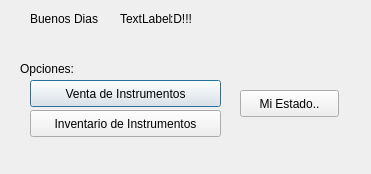
<?xml version="1.0" encoding="UTF-8"?>
<ui version="4.0">
 <class>loggedgato</class>
 <widget class="QDialog" name="loggedgato">
  <property name="geometry">
   <rect>
    <x>0</x>
    <y>0</y>
    <width>371</width>
    <height>174</height>
   </rect>
  </property>
  <property name="windowTitle">
   <string>Dialog</string>
  </property>
  <widget class="QPushButton" name="pushButton_4">
   <property name="geometry">
    <rect>
     <x>30</x>
     <y>80</y>
     <width>191</width>
     <height>27</height>
    </rect>
   </property>
   <property name="text">
    <string>Venta de Instrumentos</string>
   </property>
  </widget>
  <widget class="QPushButton" name="pushButton_5">
   <property name="geometry">
    <rect>
     <x>30</x>
     <y>110</y>
     <width>191</width>
     <height>27</height>
    </rect>
   </property>
   <property name="text">
    <string>Inventario de Instrumentos</string>
   </property>
  </widget>
  <widget class="QLabel" name="label">
   <property name="geometry">
    <rect>
     <x>30</x>
     <y>10</y>
     <width>91</width>
     <height>17</height>
    </rect>
   </property>
   <property name="text">
    <string>Buenos Dias</string>
   </property>
  </widget>
  <widget class="QLabel" name="gato">
   <property name="geometry">
    <rect>
     <x>120</x>
     <y>10</y>
     <width>67</width>
     <height>17</height>
    </rect>
   </property>
   <property name="text">
    <string>TextLabel</string>
   </property>
  </widget>
  <widget class="QLabel" name="label_2">
   <property name="geometry">
    <rect>
     <x>170</x>
     <y>10</y>
     <width>31</width>
     <height>17</height>
    </rect>
   </property>
   <property name="text">
    <string>:D!!!</string>
   </property>
  </widget>
  <widget class="QLabel" name="label_3">
   <property name="geometry">
    <rect>
     <x>20</x>
     <y>60</y>
     <width>67</width>
     <height>17</height>
    </rect>
   </property>
   <property name="text">
    <string>Opciones: </string>
   </property>
  </widget>
  <widget class="QPushButton" name="pushButton">
   <property name="geometry">
    <rect>
     <x>240</x>
     <y>90</y>
     <width>99</width>
     <height>27</height>
    </rect>
   </property>
   <property name="text">
    <string>Mi Estado..</string>
   </property>
  </widget>
 </widget>
 <resources/>
 <connections/>
</ui>
